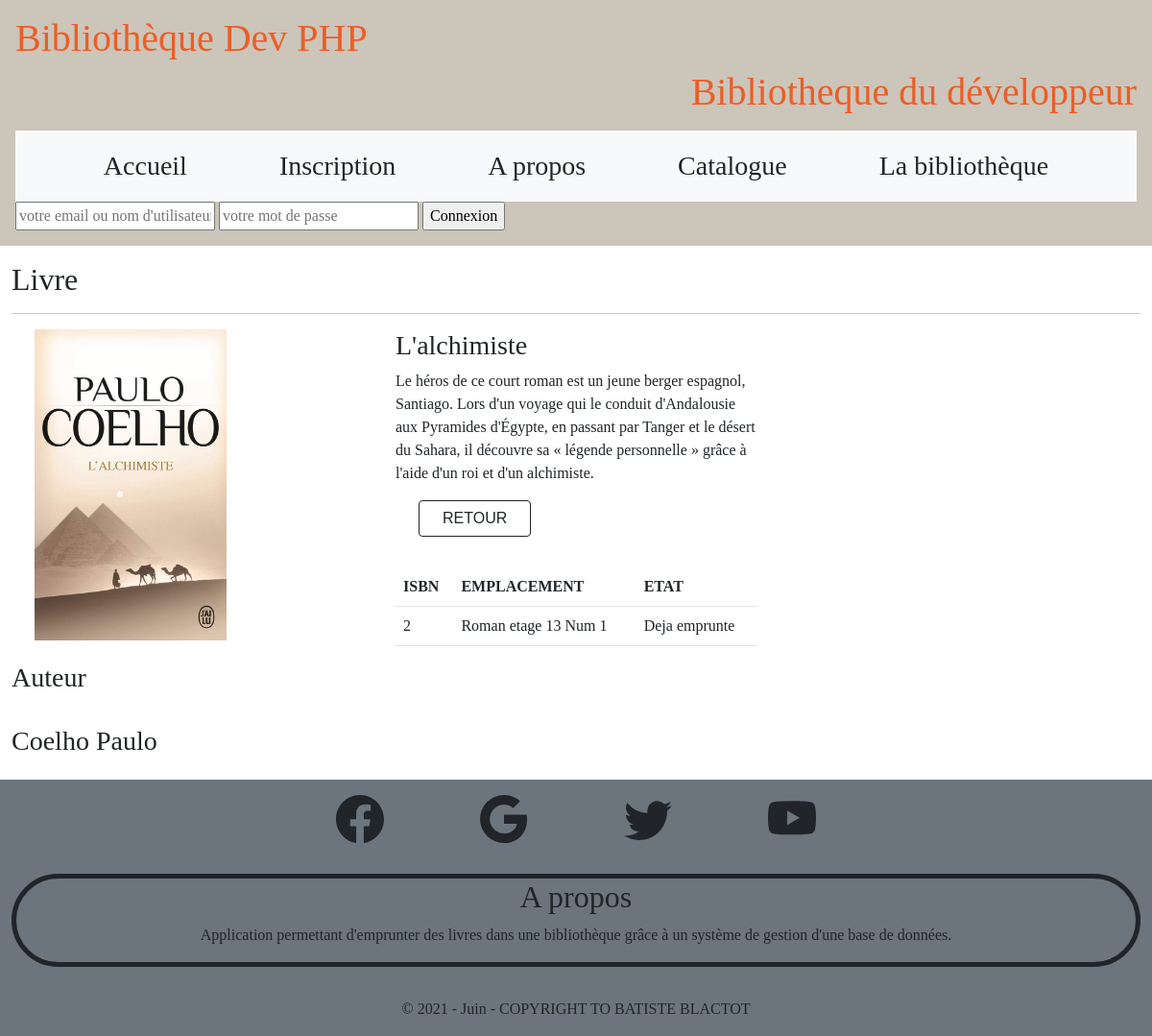
/consultation.php?ISBN=2, run on the app's committed database.
### tables this page shows
CREATE TABLE IF NOT EXISTS `livre` (
  `ISBN` int(99) NOT NULL AUTO_INCREMENT,
  `titre_livre` varchar(70) DEFAULT NULL,
  `type_livre` varchar(20) DEFAULT NULL,
  `editeur` varchar(40) DEFAULT NULL,
  `etat` tinyint(1) NOT NULL DEFAULT '1',
  `img_livre` text,
  `Emplacement` text,
  `Paragraphe` text,
  PRIMARY KEY (`ISBN`),
  KEY `ISBN` (`ISBN`)
);

CREATE TABLE IF NOT EXISTS `ecrire` (
  `id_auteur` int(99) NOT NULL,
  `ISBN` int(99) NOT NULL,
  KEY `id_auteur` (`id_auteur`,`ISBN`),
  KEY `ISBN` (`ISBN`),
  KEY `id_auteur_2` (`id_auteur`)
);

CREATE TABLE IF NOT EXISTS `auteur` (
  `id_auteur` int(99) NOT NULL AUTO_INCREMENT,
  `nom_auteur` varchar(17) DEFAULT NULL,
  `prenom_auteur` varchar(17) DEFAULT NULL,
  `img_auteur` text,
  PRIMARY KEY (`id_auteur`)
);

### model/Livre.php (called while the page is built, shortened)
<?php
require_once('Connexion.php');
class Livre extends Connexion
{
    public function afficher_infolivre($isbn)
    {
        $livre = array();
        $sql = "SELECT * FROM livre WHERE ISBN='$isbn'";
        $connex = new Connexion();
        $req = $connex->getPDO()->query($sql);
        $livre[] = $req->fetch();
        return $livre;
    }
    public function afficher_info_auteur($isbn)
    {
        $auteur = array();
        $sql = "SELECT * FROM ecrire e JOIN auteur a
		ON e.id_auteur=a.id_auteur
		WHERE e.ISBN='$isbn'";
        $connex = new Connexion();
        $req = $connex->getPDO()->query($sql);
        while ($data = $req->fetch()) {
            $auteur[] = $data;
        }
        return $auteur;
    }
}

### model/Connexion.php (called while the page is built, shortened)
<?php
class Connexion
{
    private $_host = "localhost";
    private $_user = "root";
    private $_pwd = "";
    private $_dbname = "biblio";
    public function getPDO()
    {
        $this->_statement = new PDO("mysql:host={$this->_host};dbname=" . $this->_dbname . ";charset=utf8", $this->_user, $this->_pwd, array(PDO::ATTR_ERRMODE => PDO::ERRMODE_EXCEPTION));
        return $this->_statement;
    }
}

### consultation.php (the view, shortened to what this page needs)
<?php
include("model/Livre.php");
$livreinfo = new Livre();
$unSeulLivre = $livreinfo->afficher_infolivre($_GET['ISBN']);
foreach ($unSeulLivre as $livre) {
}
?>
<!DOCTYPE html>
<html>
<head>
    <link href="https://cdn.jsdelivr.net/npm/bootstrap@5.0.1/dist/css/bootstrap.min.css" rel="stylesheet">
    <link rel="stylesheet" href="public/CSS/main.css">
</head>
<body>
    <?php require 'view/template/header.php' ?>
    <div class="container-fluid">
        <h2 class="mt-3">Livre</h2>
        <hr>
        <div class="row">
            <div class="col-sm-6 col-md-4 img-livre">
                <div class="container">
                    <?php echo '<img src=' . $livre['img_livre'] . ' alt="" width=200 />'; ?>
                </div>
            </div>
            <div class="col-sm-6 col-md-4 paragraphe">
                <div>
                    <div class="caption">
                        <h3 class="nom-livre"><?php echo $livre['titre_livre']; ?></h3>
                        <p><?php echo $livre['Paragraphe']; ?></p>
                        <button class="btn btn-default border border-dark text-center ms-4 mb-3 px-4"><a href="index.php?chercher=<?php echo $livre['type_livre'] ?>" class="text-dark" style="text-decoration: none;">Retour</a></button>
                    </div>
                </div>
                <div class="panel panel-default">
                    <table class="table">
                        <tr>
                            <th>ISBN</th>
                            <th>EMPLACEMENT</th>
                            <th>ETAT</th>
                        </tr>
                        <tr>
                            <td><?php echo $livre['ISBN']; ?></td>
                            <td><?php echo $livre['Emplacement'] ?></td>
                            <td><?php if ($livre['etat'] == 1) {
                                    echo "Deja emprunte";
                                } else {
                                    echo "Disponible";
                                } ?></td>
                        </tr>
                    </table>
                </div>
            </div>
        </div>
        <div>
            <div class="row">
                <?php
                $lesauteur = $livreinfo->afficher_info_auteur($_GET['ISBN']);
                foreach ($lesauteur as $auteur) {
                ?>
                    <div class="col-sm-6 col-md-4 img-auteur">
                        <h3>Auteur</h3>
                        <div>
                            <div class="caption">
                                <h3 class="mb-4"><?php echo $auteur['nom_auteur'] . " " . $auteur['prenom_auteur']; ?></h3>
                            </div>
                        </div>
                    </div>
                <?php
                }
                ?>
            </div>
        </div>
    </div>
    <?php include('view/template/footer.php'); ?>
</body>
</html>

### view/template/header.php (shortened to what this page needs)
<div class="container-fluid bg-floral text-white p-3">
    <div>
        <h1 class="text-orange">Bibliothèque Dev PHP</h1>
        <h1 class="text-end text-orange pb-2">Bibliotheque du développeur</h1>
    </div>
    <nav class="navbar navbar-expand-lg navbar-light bg-light">
        <div class="container-fluid ">
            <div class="collapse navbar-collapse" id="navbarNav">
                <ul class="navbar-nav m-auto">
                    <li class="nav-item">
                        <a class="nav-link text-dark px-5 fs-3" aria-current="page" href="index.php">Accueil</a>
                    </li>
                    <?php
                    if (!$_SESSION['connecter']) {
                    ?>
                        <li class="nav-item">
                            <a class="nav-link text-dark px-5 fs-3" href="inscription.php">Inscription</a>
                        </li>
                    <?php
                    }
                    ?>
                    <li class="nav-item">
                        <a class="nav-link text-dark px-5 fs-3" href="apropos">A propos</a>
                    </li>
                    <li class="nav-item">
                        <a class="nav-link text-dark px-5 fs-3" href="#">Catalogue</a>
                    </li>
                    <li class="nav-item">
                        <a class="nav-link text-dark px-5 fs-3" href="bibliotheque.php">La bibliothèque</a>
                    </li>
                </ul>
            </div>
        </div>
    </nav>
    <?php
    if (!$_SESSION['connecter']) {
    ?>
        <form method="post" action="">
            <input type="text" name="email" placeholder="votre email ou nom d'utilisateur" required />
            <input type="password" name="pwd" placeholder="votre mot de passe" required />
            <input type="submit" value="Connexion" />
        </form>
    <?php
    }
    ?>
</div>

### view/template/footer.php (shortened to what this page needs)
<div class="container-fluid text-center bg-secondary">
    <div class="py-3">
        <a href="#"></a>
        <a href="#"></a>
        <a href="#"></a>
        <a href="#"></a>
    </div>
    <div class="mt-3 border border-5 border-dark rounded-pill">
        <h2>A propos</h2>
        <p>Application permettant d'emprunter des livres dans une bibliothèque grâce à un système de gestion d'une base de données.</p>
    </div>
    <div class="mt-3 p-3">
        © 2021 - Juin - COPYRIGHT TO BATISTE BLACTOT
    </div>
</div>

### public/CSS/main.css (style rules this page uses)
body { box-sizing: border-box; margin: 0; padding: 0; font-family: 'Viaoda Libre', cursive; }
li { list-style-type: none; padding: 0; margin: 0; }
ul { margin: 0; padding: 0; }
.text-orange { color: #EB5E28; }
.bg-floral { background-color: #CCC5B9; }
button { transition: all .5s ease; color: rgb(255, 255, 255); border: 3px solid white; font-family:'Montserrat', sans-serif; text-transform: uppercase; text-align: center; line-height: 1; font-size: 17px; background-color : transparent; padding: 10px; outline: none; border-radius: 4px; }

### data on the page
livre: titre_livre "L'alchimiste", Paragraphe "Le héros de ce court roman est un jeune berger espagnol, Santiago. Lors d'un voyage qui le conduit d'Andalousie aux Pyramides d'Égypte, en passant par Tanger et le désert du Sahara, il découvre sa « légende personnelle » grâce à l'aide d'un roi et d'un alchimiste.", ISBN "2", Emplacement "Roman etage 13 Num 1"
ecrire: id_auteur.nom_auteur "Coelho", id_auteur.prenom_auteur "Paulo"
